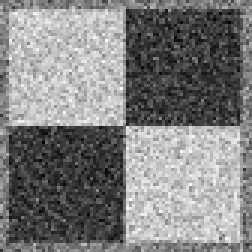
%> input picture cv-ps/ps1/input/ps1-input0-noise.png, 84 x 84 px, shrunk from 256 x 256 before the run (shown 3 times larger)
$ octave ps13.m   (GNU Octave 9; MATLAB toolbox functions it lacks are replaced by stand-ins)
%> lines starting %> are read from the running program, lines starting %| are printed output that depends on the picture; in (x1, y1, x2, y2) boxes, pixels count from 0 and x2, y2 are one past the last pixel; in counts of white or black regions, pixels touching at a corner belong together; the program's own positions count from 1
### cv-ps/ps1/hough_lines_acc.m
function [H, theta, rho] = hough_lines_acc(BW, varargin)
    % Compute Hough accumulator array for finding lines.
    %
    % BW: Binary (black and white) image containing edge pixels
    % RhoResolution (optional): Difference between successive rho values, in pixels
    % Theta (optional): Vector of theta values to use, in degrees
    %
    % Please see the Matlab documentation for hough():
    % http://www.mathworks.com/help/images/ref/hough.html
    % Your code should imitate the Matlab implementation.
    %
    % Pay close attention to the coordinate system specified in the assignment.
    % Note: Rows of H should correspond to values of rho, columns those of theta.

    %% Parse input arguments
    p = inputParser();
    addParameter(p, 'RhoResolution', 1);
    addParameter(p, 'Theta', linspace(-90, 89, 180));
    parse(p, varargin{:});

    rhoStep = p.Results.RhoResolution;
    theta = p.Results.Theta;

    %% TODO: Your code here
    theta_len = length(theta);
    % max_rho = sqrt(sum(size(BW)-1) .^ 2);
    max_rho = ceil(norm(size(BW)-1, 2));
    rho_len = (2 * ceil(max_rho / rhoStep)) + 1;
    diagonal = rhoStep * ceil(max_rho / rhoStep);
    rho = linspace(-diagonal, diagonal, rho_len);
    H = zeros(rho_len, theta_len);
    [rows, cols] = size(BW);
    for y = 1:rows
      for x = 1:cols
        if (BW(y, x))
          for theta_idx = 1:theta_len
            degree = theta(theta_idx);
            rho_line = (x * cosd(degree)) + (y * sind(degree));
            rho_idx = find(rho <= rho_line, 1, 'last');
            H(rho_idx, theta_idx) = H(rho_idx, theta_idx) + 1;
          end
        end
      end
    end
end

### cv-ps/ps1/hough_peaks.m
function peaks = hough_peaks(H, varargin)
    % Find peaks in a Hough accumulator array.
    %
    % Threshold (optional): Threshold at which values of H are considered to be peaks
    % NHoodSize (optional): Size of the suppression neighborhood, [M N]
    %
    % Please see the Matlab documentation for houghpeaks():
    % http://www.mathworks.com/help/images/ref/houghpeaks.html
    % Your code should imitate the matlab implementation.

    %% Parse input arguments
    p = inputParser;
    addOptional(p, 'numpeaks', 1, @isnumeric);
    addParameter(p, 'Threshold', 0.5 * max(H(:)));
    addParameter(p, 'NHoodSize', floor(size(H) / 100.0) * 2 + 1);  % odd values >= size(H)/50
    parse(p, varargin{:});

    numpeaks = p.Results.numpeaks;
    threshold = p.Results.Threshold;
    nHoodSize = p.Results.NHoodSize;

    % TODO: Your code here
    num = 0;
    offset = (nHoodSize - 1) / 2;
    peaks = zeros(numpeaks, 2);
    while(num < numpeaks)
        max_H = max(H(:));
        if (max_H < threshold)
            break
        end
        num = num + 1;
        [rows, cols] = find(H == max_H);
        peaks(num,:) = [rows(1), cols(1)];
        r1 = max(1, rows - offset(1));
        r2 = min(size(H,1), rows + offset(1));
        c1 = max(1, cols - offset(2));
        c2 = min(size(H,2), cols + offset(2));
        H(r1:r2, c1:c2) = 0;
    end
    peaks = peaks(1:num, :);
end

### cv-ps/ps1/annotate_peaks.m
function [ ] = annotate_peaks( H, peaks, outfile )
    % imshow(im2uint8(mat2gray(H)));
    imshow(imadjust(mat2gray(H)));
    g = figure(1);
    set(g, 'visible', 'off');
    hold on;
    for idx = 1:size(peaks,1)
        rectangle('Position', [fliplr(peaks(idx,:))-[2 2],4, 4], 'EdgeColor', 'white', 'LineWidth', 3);
    end
    i = getframe(gca);
    [X, ~] = frame2im(i);
    f=figure(2);
    set(f, 'visible', 'off');
    imshow(X);
    saveas(f, strcat('output/', outfile), 'png');
    hold off;
    close(g);
    close(f);
end

### cv-ps/ps1/ps13.m
% ps1-3

noise_img = imread(fullfile('input', 'ps1-input0-noise.png'));
%> noise_img is the input picture: size 84x84 uint8; min 0, max 253, mean 127.6

filter_size = 23;
filter_sigma = 4;
filter = fspecial('gaussian', filter_size, filter_sigma);
smooth_img = imfilter(noise_img, filter);
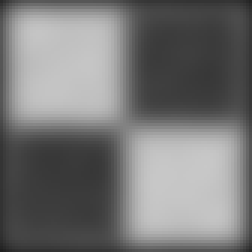
%> smooth_img: size 84x84 uint8 (shown 3 times larger); min 32, max 200, mean 118.3
imwrite(smooth_img, fullfile('output', 'ps1-3-a-1.png'));

edge_noise_img = edge(noise_img, 'canny');
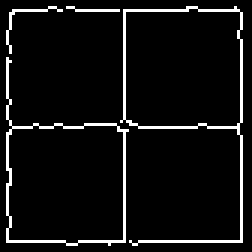
%> edge_noise_img: size 84x84 logical (shown 3 times larger); 6.5% white in thin lines or dots, all inside (x1, y1, x2, y2) = (2, 2, 81, 82)
imwrite(edge_noise_img, fullfile('output', 'ps1-3-b-1.png'));
edge_smooth_img = edge(smooth_img, 'canny');
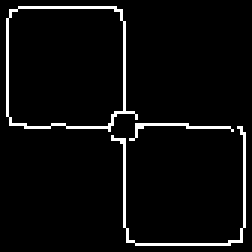
%> edge_smooth_img: size 84x84 logical (shown 3 times larger); 4.6% white in thin lines or dots
imwrite(edge_smooth_img, fullfile('output', 'ps1-3-b-2.png'));

[H, theta, rho] = hough_lines_acc(edge_smooth_img);
%> after the loop in hough_lines_acc, `for y = 1:rows`:
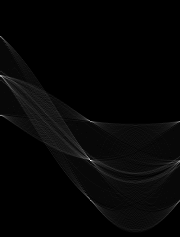
%> H: size 237x180 double; min 0, max 61, mean 1.4; drawn with min black and max white
%> after the loop in hough_lines_acc, `for y = 1:rows`: degree = 89; rho_idx = 202; rho_line = 83.33
%> theta = 180 values from -90 to 89; rho = 237 values from -118 to 118
peaks = hough_peaks(H, 10);
%> the loop in hough_peaks, `while(num < numpeaks)` made 10 passes
%> (max_H, rows, cols, r1, r2, c1, c2) on passes 1 to 3: (61, 161, 91, 159, 163, 90, 92), (44, 76, 1, 74, 78, 1, 2), (33, [116; 116; 121; 122; 122; 122; 162], [1; 2; 90; 91; 92; 180; 180], [114; 114; 119; 120; 120; 120; 160], [118; 118; 123; 124; 124; 124; 164], [1; 1; 89; 90; 91; 179; 179], [2; 3; 91; 92; 93; 180; 180])
%> (max_H, rows, r1, r2, c1, c2) on pass 6: (33, [122; 162], [120; 160], [124; 164], [179; 179], [180; 180])
%> after the loop in hough_peaks, `while(num < numpeaks)`:
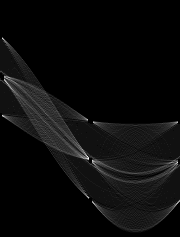
%> H: size 237x180 double; 0.21% of pixels changed, all inside (x1, y1, x2, y2) = (0, 36, 180, 202); drawn with min black and max white
%> after the loop in hough_peaks, `while(num < numpeaks)`: num = 10; peaks = [161 91; 76 1; 116 1; 121 90; 122 92; 122 180; 162 180; 37 1; 201 91; 78 3]
annotate_peaks(H, peaks, 'ps1-3-c-1.png');
%> in annotate_peaks, `imshow(imadjust(mat2gray(H)));`:
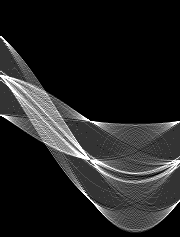
%> displayed picture: size 237x180, on the screen's scale of 0 to 255; min 0, max 255, mean 33.5
hough_lines_draw(noise_img, 'ps1-3-c-2.png', peaks, rho, theta);
%> (this line was passed over: hough_lines_draw is not available in this run)
